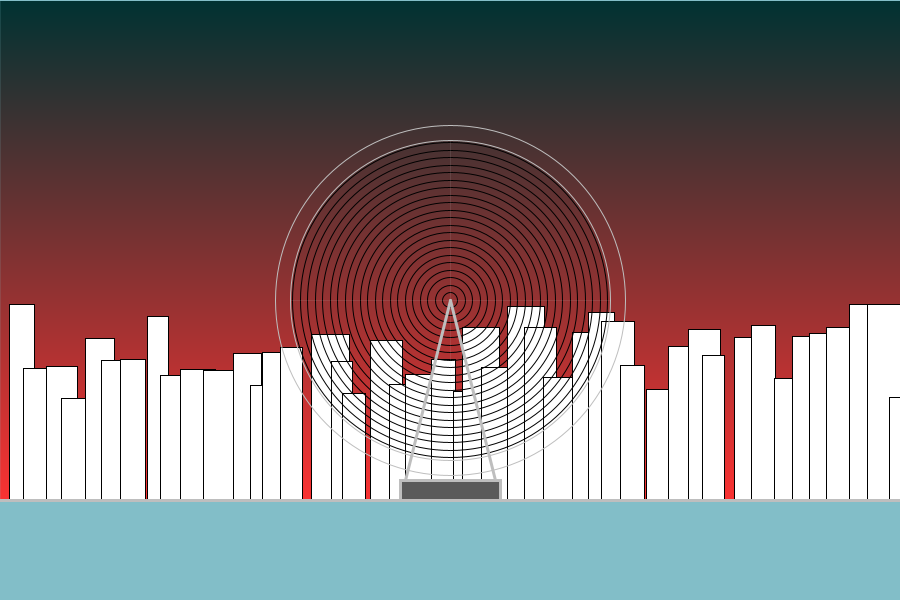
Frame 1 (no input)
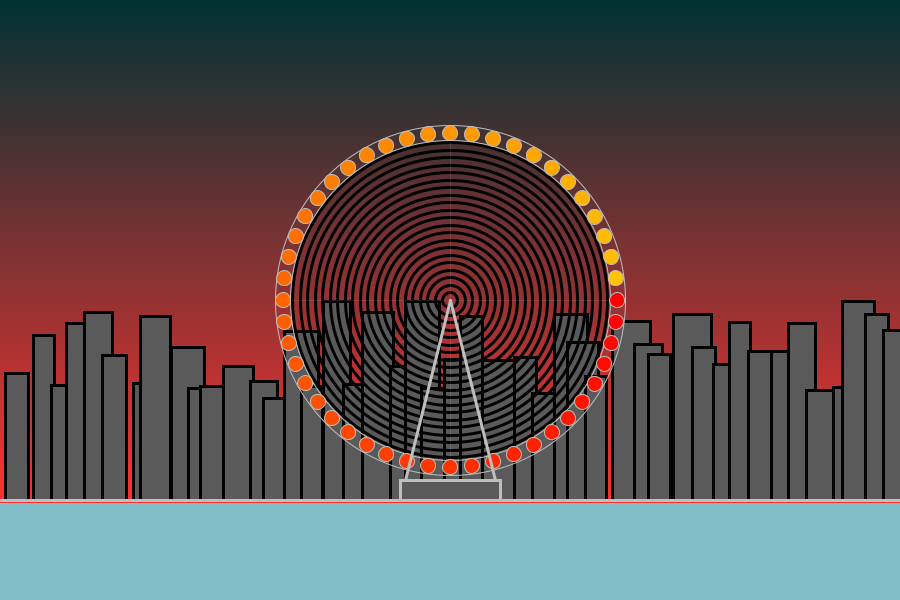
Frame 60 (the mouse pressed at the canvas centre just before this capture)
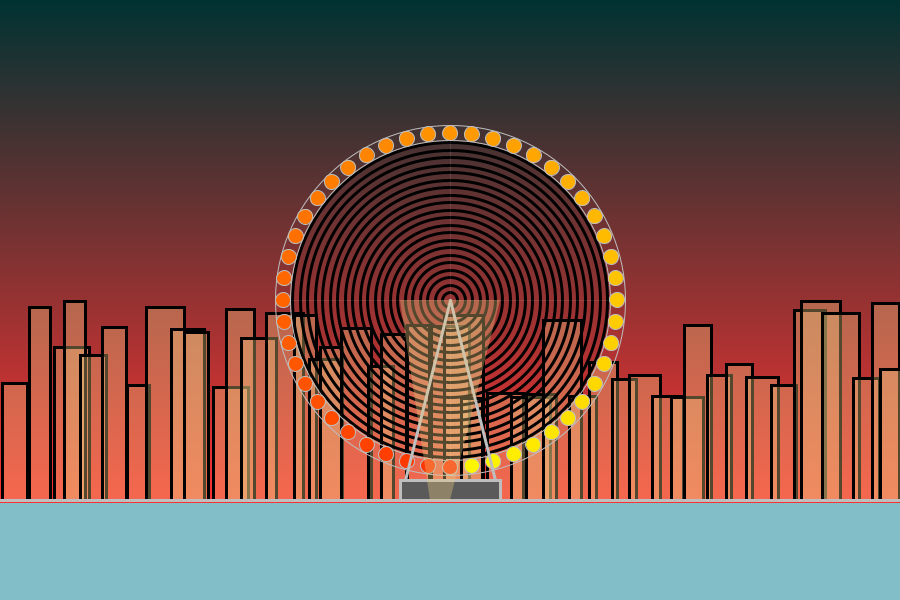
Frame 120 (the mouse held since frame 60 and released just before this capture)

The Processing sketch that drew these frames (run headless with seeded random() and noise(); from frame 60 on, the mouse is pressed at the canvas centre):

// Processing sketch: processing_114143
// ── processing_114143.pde

int z;
int l;
float a, x, y;
float teta;
int b;
float c;
float d;
float angle;
float jitter;

void setup() {
  background(130, 216, 255);
  size(900, 600);
  frameRate (5);
  ellipseMode(CENTER);
}

void draw() {
  colorMode(RGB);
  background(130, 190, 200);

  for (int a=1; a<502; a+=1) {

    stroke(a/2, 50, 50);
    line(0, a, 1000, a);
  }
  //Prédios
  stroke(0);
  for (int a=0; a<50; a++)
    rect(a*20+random(15), 500, random(20, 40), -random(100, 200));
noFill();

  //luzes------


  for (float d = 0; d<320; d=d+15) {
    stroke(random(c), random(c), random(c));
    noFill();
    ellipseMode(CENTER);
    ellipse(450, 300, d, d);
  }

  //roda gigante---
  strokeWeight(1);
  noFill();
  stroke(190);
  ellipse(450, 300, 350, 350);
  ellipse(450, 300, 320, 320);
  if (second() % 2 == 0) {  
    jitter = random(-0.1, 0.1);

    fill(90);
    colorMode (HSB);
    for (int i=0; i<48; i++)
    {
      teta= i* PI/24 +mouseX * PI/width;
      x=167*cos(teta);
      y=167*sin(teta);
      fill(teta*255/48, 255, 255);
      ellipse(450+x, 300+y, 15, 15);
    }
  }

  colorMode (RGB);
  //estruturas/
  strokeWeight(3);
  line(450, 300, 400, 500);
  line(450, 300, 500, 500);

  strokeWeight(0);
  line(450, 140, 450, 460);
  line(290, 300, 610, 300);
  
  //piso/
  fill(90);
  strokeWeight(3);
  line(0, 500, 900, 500);
  rect(400, 480, 100, 20);

  //luz holofote
  noStroke();
  if (mousePressed) {
    fill(234, 200, 130, 90);
    quad(430, 500, 450, 500, mouseX+50, mouseY, mouseX-50, mouseY);
  
    }
  }



  void keyPressed() {
    if (keyCode == UP) {
      c = 255;
    }
    else if (keyCode == DOWN) {
      c = 0;
    }
  }
